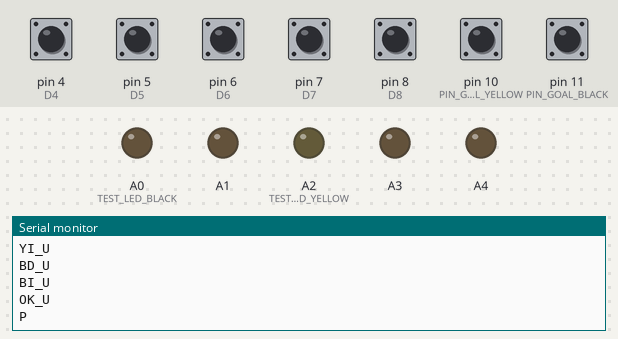
A sketch run on a simulated Arduino Uno, built with avr-gcc and run on an emulated ATmega328P. Shown: output pins drawn as LEDs (lit = HIGH), the last lines printed to the serial monitor. The test bench sets the inputs (shaded band); at power-on: pin 4 (D4), pin 5 (D5), pin 6 (D6), pin 7 (D7), pin 8 (D8), pin 10 (PIN_GOAL_YELLOW), pin 11 (PIN_GOAL_BLACK) HIGH.

Above: at 1.2 s.
1.3 s: pin 4 (D4) pulled LOW for 0.15 s
At 2.5 s:
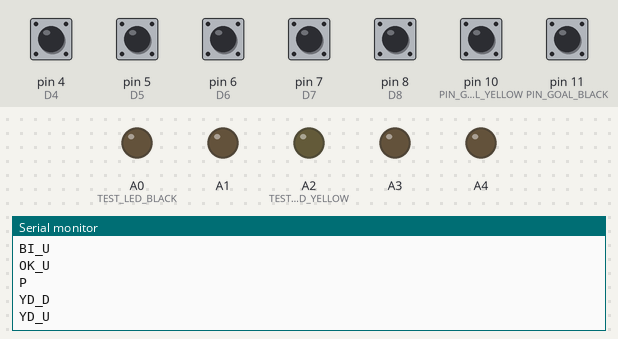
2.9 s: pin 5 (D5) pulled LOW for 0.15 s
At 3.6 s:
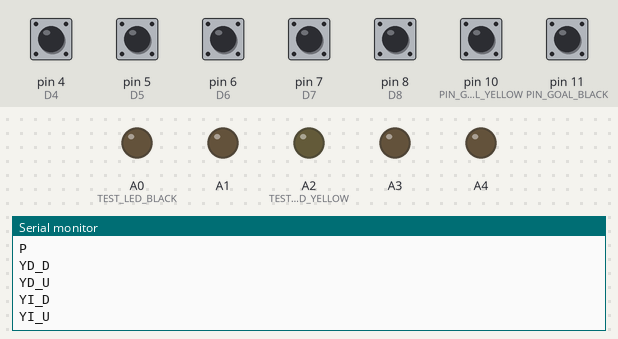
4.5 s: pin 6 (D6) pulled LOW for 0.15 s
At 4.88 s:
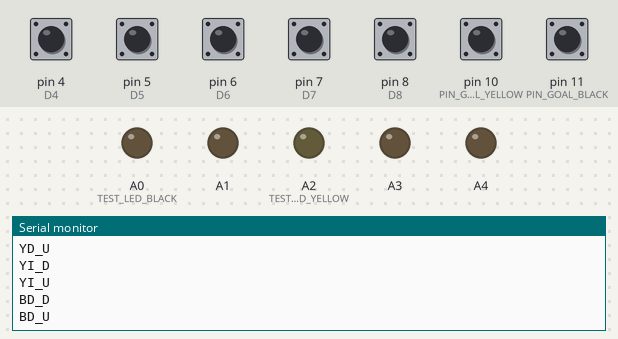
6.1 s: pin 7 (D7) pulled LOW for 0.15 s
At 7.3 s:
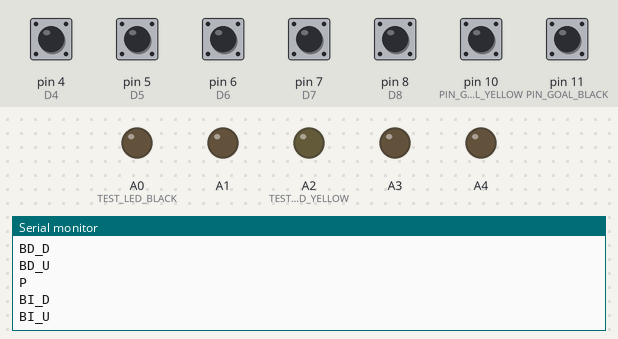
7.7 s: pin 8 (D8) pulled LOW for 0.15 s
At 8.5 s:
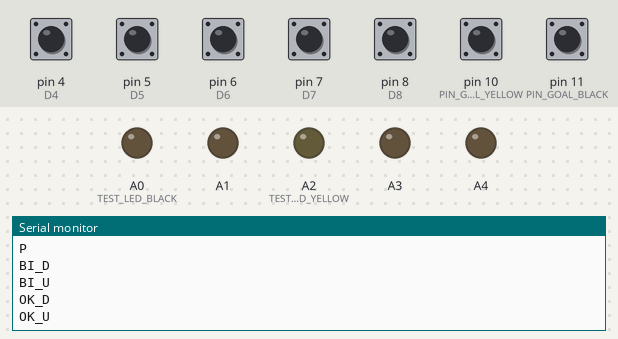
9.3 s: pin 10 (PIN_GOAL_YELLOW) pulled LOW for 0.15 s
At 9.9 s:
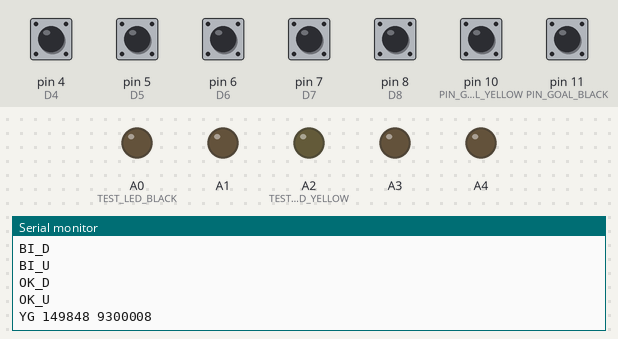

Measured:
- after the input at 1.3 s, the serial monitor: prints a new line at once (image 1)
- after the input at 2.9 s, the serial monitor: prints a new line at once (image 2)
- after the input at 4.5 s, the serial monitor: prints a new line at once (image 3)
- after the input at 6.1 s, the serial monitor: prints a new line at once (image 4)
- after the input at 7.7 s, the serial monitor: prints a new line at once (image 5)
- after the input at 9.3 s, the serial monitor: prints a new line after 0.15 s (image 6)

The sketch:

foos_arduino_micro_bb.ino
```cpp
#include <TimerOne.h>
#include <stdio.h>

// Modified to work with Adafruit's breakbeam sensors. No longer need the PWM and 9 pin.
// Hook up led directly to power/ground. and for sensors, connect yellow/white data wire to 10/11.

//check buttons every X ms
#define BTN_INTERVAL 10
// Send Pings 'P' every X ms
#define PING_INTERVAL 5000

#define TEST_LED_BLACK A0
#define TEST_LED_YELLOW A2

const char* btnEvents[5][2] = {{"YD_U", "YD_D"}, {"YI_U", "YI_D"}, {"BD_U", "BD_D"}, {"BI_U", "BI_D"}, {"OK_U", "OK_D"}};
#define GOAL_BLACK_STR "BG %lu %lu"
#define GOAL_YELLOW_STR "YG %lu %lu"

#define PIN_GOAL_YELLOW 10
#define PIN_MASK_YELLOW 0b00000001
#define PIN_GOAL_BLACK 11
#define PIN_MASK_BLACK 0b00000010

//input button mask (2-6) - CANNOT use PORTD on Micro
#define BTN_MASK   0b00011111
// On micro A0 = D 18
#define D_BTN_A0   18
// 2= YD, 3=YI, 4=BD, 5=BI, 6=OK
#define D2 2
#define D3 3
#define D4 4
#define D5 5
#define D6 6
#define D7 7
#define D8 8

void setup() {
	// set analog leds as output
	pinMode(A0, OUTPUT);
	pinMode(A1, OUTPUT);
	pinMode(A2, OUTPUT);
	pinMode(A3, OUTPUT);
	pinMode(A4, OUTPUT);
  // set button modes as input
  pinMode(D4, INPUT_PULLUP);
  pinMode(D5, INPUT_PULLUP);
  pinMode(D6, INPUT_PULLUP);
  pinMode(D7, INPUT_PULLUP);
  pinMode(D8, INPUT_PULLUP);

  //set pin for goals as input
  pinMode(PIN_GOAL_BLACK, INPUT_PULLUP);
  pinMode(PIN_GOAL_YELLOW, INPUT_PULLUP);

  // setup serial
  Serial.begin(115200);
}

//button processing
inline void checkButton(byte changed, byte state, byte idx) {
  if (changed & _BV(idx)) {
    int updown = ((state & _BV(idx)) != 0);
    String msg = btnEvents[idx][updown];
    Serial.println(msg);
  }
}

inline void disableLeds(){
	for(int x=0;x<5;x++) {
		digitalWrite( (D_BTN_A0 + x), LOW);
	}
}

/*
 * Read the button values and convert to binary mask.
 */
inline byte getButtonState() {
  byte state = 0;
  for (int i=0; i<5; i++) {
    if (digitalRead(D4+i) == LOW) {
      state = state + (1 << i);
    }
  }
  return state;
}

inline byte getGoalState() {
  byte state = 0;
  for (int i=0; i<2; i++) {
    if (digitalRead(PIN_GOAL_YELLOW + i) == LOW) {
      state = state + (1 << i);
    }
  }
  return state;
}

// check for pressed buttons
byte prevBtns = BTN_MASK;
void processButtons() {
  byte state = getButtonState();
  byte changed = prevBtns ^ (state & BTN_MASK);

  if (changed) {
    // save new state
    prevBtns = state;
    // check which button has changed
    for (byte idx=0; idx < 5; idx++) {
      checkButton(changed, state, idx);
    }
  }
}

unsigned long nextBtnCheck = 0;
unsigned long nextPing = 0;

byte testMode = 0;
// read from serial port and set led status
void processInstructions() {
  if (Serial.available()) {
    int data = Serial.read();
    // from A -> '`' inclusive 5 bits for LEDS - turns into 0 ->31 (for bits B00011111)
    if (data >= 'A' && data <= ('A' + 32)) {
      // take printables ASCII character and shift down
      data = (data & 0xFF) - 'A';
      for(int x=0;x<5;x++) {
        int p = 1 << x;
        if (data & p) {
          // 18 = A0, 19 = A1, etc
          digitalWrite( (D_BTN_A0 + x), HIGH);
        } else {
          digitalWrite( (D_BTN_A0 + x), LOW);
        }
      }
    } else  if (data == 't') {
      testMode = 1;
      //disable all leds
      disableLeds();
      Serial.println("TEST_MODE");
    } else if (data == 'u') {
			testMode = 0;
			//disable all leds
			disableLeds();
			Serial.println("NORM_MODE");
    }
  }
}

inline void processGoal(byte mask, byte goalState, bool *goal, unsigned long *goalTime, unsigned long *offTime, const char *goalString) {
  static char l[100];
  if ((goalState & mask) > 0) {
    if (!*goal) {
      *goal = true;
      *goalTime = micros();
    }
  } else {
    if (*goal) {
      unsigned long now = micros();
      *goal = false;
      sprintf(l, goalString, now - *goalTime, *goalTime - *offTime);
      Serial.println(l);
      *offTime = now;
    }
  }
}

unsigned long goalTimeY = 0;
unsigned long goalTimeB = 0;
unsigned long offTimeY = 0;
unsigned long offTimeB = 0;
bool goalY = false;
bool goalB = false;
unsigned long start = 0;
byte prev_goals = 0;
#define TIME_ELAPSED(now, ts) ((long)(now - ts) >= 0)
bool goalsEnabled = false;
// enable goals a bit after startup to avoid false events
unsigned long reenableGoalsAt = 1000;


void loop() {
  if (testMode) {
    //Serial.println( digitalRead(PIN_GOAL_BLACK) );
    //Serial.println( digitalRead(PIN_GOAL_YELLOW) );
    digitalWrite(TEST_LED_BLACK, !digitalRead(PIN_GOAL_BLACK));
    digitalWrite(TEST_LED_YELLOW, !digitalRead(PIN_GOAL_YELLOW));
    //delay(2000);
  } else {
    bool processingGoal = 0;
    if (goalsEnabled) {
      byte goalState = getGoalState();
      processGoal(PIN_MASK_YELLOW, goalState, &goalY, &goalTimeY, &offTimeY, GOAL_YELLOW_STR);
      processGoal(PIN_MASK_BLACK,  goalState, &goalB, &goalTimeB, &offTimeB, GOAL_BLACK_STR);
    }
    // don't process buttons or instructions during goal checking
    if (goalY | goalB) {
      return;
    }

    unsigned long now = millis();
    if (goalsEnabled == 0 && TIME_ELAPSED(now, reenableGoalsAt)) {
      goalsEnabled = 1;
      reenableGoalsAt = 0;
    }

    if (TIME_ELAPSED(now, nextBtnCheck)) {
      nextBtnCheck = now + BTN_INTERVAL;
      processButtons();
    }
    if (TIME_ELAPSED(now, nextPing)) {
      nextPing = now + PING_INTERVAL;
      Serial.println("P");
    }
  }
	processInstructions();
  delay(1);
}
```
